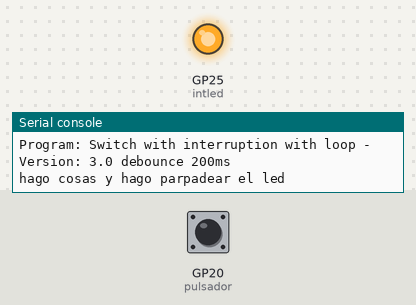
Bench run of a program on a simulated Raspberry Pi Pico running MicroPython. Parts: output pins drawn as LEDs (lit = HIGH), the last lines printed to the serial console. The inputs (shaded band) are chosen by the test bench; at power-on: GP20 (pulsador) HIGH.

Above: at 1.2 s.
1.3 s: GP20 (pulsador) pulled LOW for 0.15 s
At 2.5 s:
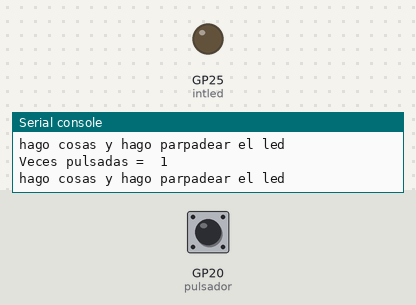
Timing chart, 0 to 10.4 s (numbered marks = the images above; inputs shaded):
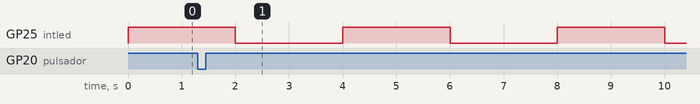

The program:

R2023_CL9_switch_push_irq_3_0.py
```python
# Hardware platform: Pico W & Pico
# Author : JC Santamaria
# Date : 2023 - 4 - 15
# Goal : External switch in GPIO14 with interrups , count pressed & debounce
# Learning Target : interruptions basic
# Ref : https://www.coderdojotc.org/micropython/basics/03-button/

from machine import Pin # Get the Pin function from the machine module.
from urandom import uniform
import utime

# Informative block - start
p_ucontroler = "Pico W / NO Pico _"
p_keyOhw = "External switch on GPIO20 'PUSH' in pull-up"
p_project = "Switch with interruption with loop"
p_version = "3.0 debounce 200ms"
print(f"Microcontroler: {p_ucontroler} - Key other HW : {p_keyOhw}")
print(f"Program: {p_project} - Version: {p_version}")
# Informative block - end

EXTERNAL_BUTTON = 20
pulsador = Pin(EXTERNAL_BUTTON, Pin.IN) # pull up por circuito

intled = Pin("LED", Pin.OUT)
intled.on()

veces_pulsadas = 0 # guarda las veces que se presiono el pulsador
last_time = 0 # guarda la ultima marca de tiempo en que se presiono el pulsador

def manejaPulsador(pin):
    global veces_pulsadas, last_time
    new_time = utime.ticks_ms()
    # Si ha pasado mas de 200ms desde el ultimo evento, temenos un nuevo evento. Evita los REBOTES
    if utime.ticks_diff(new_time, last_time) > 200:
        veces_pulsadas += 1
        last_time = new_time

pulsador.irq(trigger=Pin.IRQ_FALLING, handler=manejaPulsador)

intled = Pin("LED", Pin.OUT)
intled.on()

veces_pulsadas_viejo = 0
while True:
    print('hago cosas y hago parpadear el led')
    utime.sleep(2)
    if veces_pulsadas_viejo != veces_pulsadas:
       print('Veces pulsadas = ', veces_pulsadas)
       veces_pulsadas_viejo = veces_pulsadas

    intled.toggle() # cambia el led de encendido a apagado y viceversa
```

Measured:
- by itself, GP25 (intled): alternates HIGH for 2.0 s and LOW for 2.0 s
